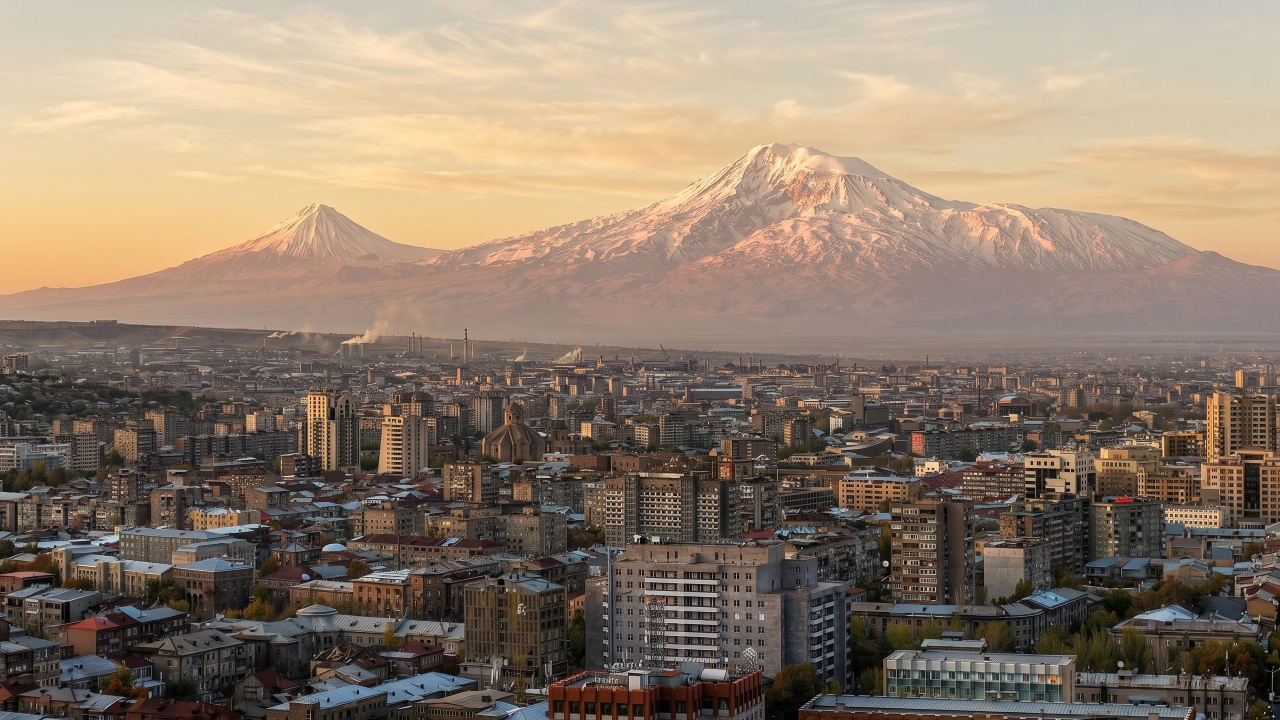
#> input picture phase1/assets/hero/A-orig.jpg, 2560 x 1440 px (shown at 1/2 size)
$ python retouch_A.py
#> lines starting #> are read from the running program, lines starting #| are printed output that depends on the picture; after the words box and inside, x2 and y2 are one past the last pixel; in counts of white or black regions, pixels touching at a corner belong together
# -*- coding: utf-8 -*-
"""
Ретушь плиты A: псевдонадпись на крыше здания в нижней трети (артефакт генерации),
плита x 1186..1242, y 1348..1372 (basis 2560x1440). Клонирование соседней фактуры
с перьевой маской, без модели. Исходник сохраняется рядом как A-orig.jpg (один раз).
После ретуши: lcp/make_lcp.py, grade_dusk.py, blur/make_blur.py.
Запуск: python phase1/assets/hero/retouch_A.py
"""
import os
import numpy as np
from PIL import Image, ImageFilter

HERE = os.path.dirname(os.path.abspath(__file__))
SRC = os.path.join(HERE, 'A.jpg')
ORIG = os.path.join(HERE, 'A-orig.jpg')
if not os.path.exists(ORIG):
    Image.open(SRC).save(ORIG, quality=97, subsampling=0)
im = Image.open(ORIG).convert('RGB')
#> im is the input picture: PIL image 2560x1440 RGB; mean R, G, B 142, 124.8, 108.4
assert im.size == (2560, 1440)

def clone(im, box, src_dx, feather=4, flip=False):
#> called with box = (1184, 1346, 1244, 1374), src_dx = 58, feather = 5, flip = True
    x0, y0, x1, y1 = box
    w, h = x1 - x0, y1 - y0
    patch = im.crop((x0 + src_dx, y0, x1 + src_dx, y1))
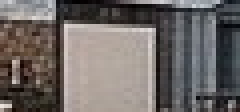
#> patch: PIL image 60x28 RGB (shown 4 times larger); mean R, G, B 109.9, 104, 101.6
    if flip:
        patch = patch.transpose(Image.FLIP_LEFT_RIGHT)
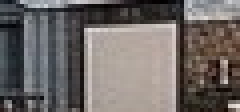
#> patch: PIL image 60x28 RGB (shown 4 times larger); mean R, G, B 109.9, 104, 101.6
    mask = Image.new('L', (w, h), 0)
#> mask: PIL image 60x28 L; every value is 0
    inner = Image.new('L', (w - 2 * feather, h - 2 * feather), 255)
#> inner: PIL image 50x18 L; every value is 255
    mask.paste(inner, (feather, feather))
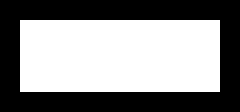
#> mask: PIL image 60x28 L (shown 4 times larger); 53.6% white; 1 black region, box (x1, y1, x2, y2) and area: (0, 0, 60, 28) 780
    mask = mask.filter(ImageFilter.GaussianBlur(feather))
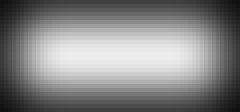
#> mask: PIL image 60x28 L (shown 4 times larger); min 17, max 236, mean 131.8
    im.paste(patch, (x0, y0), mask)

# псевдонадпись: клон стены справа (x+58), зеркально — швы прячутся в фактуре блоков
clone(im, (1184, 1346, 1244, 1374), 58, feather=5, flip=True)
im.save(SRC, quality=95, subsampling=0, optimize=True)
print('A.jpg retouched', im.size)
#| A.jpg retouched (2560, 1440)
